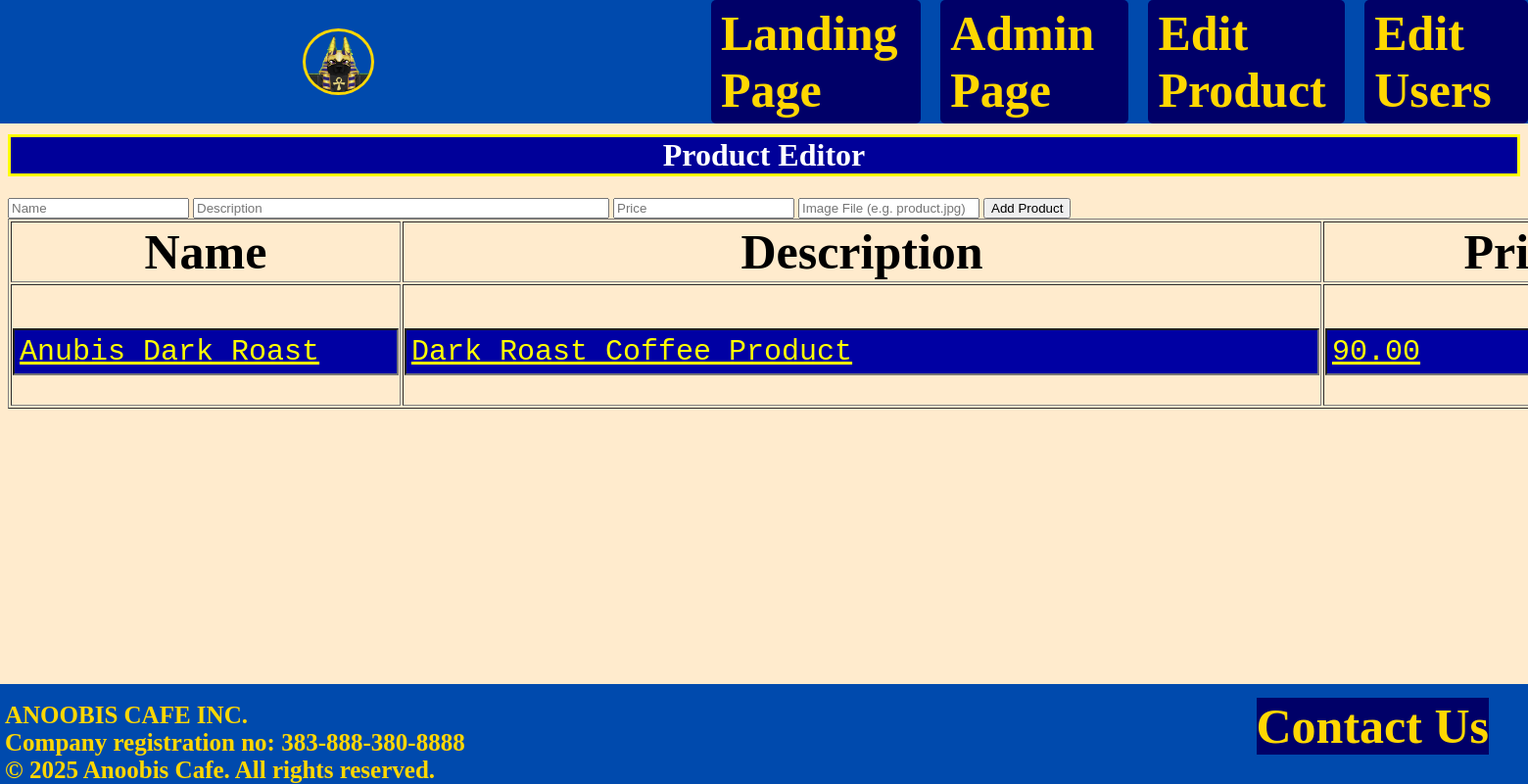
/editProduct.php, run on an earlier commit of the app's database.
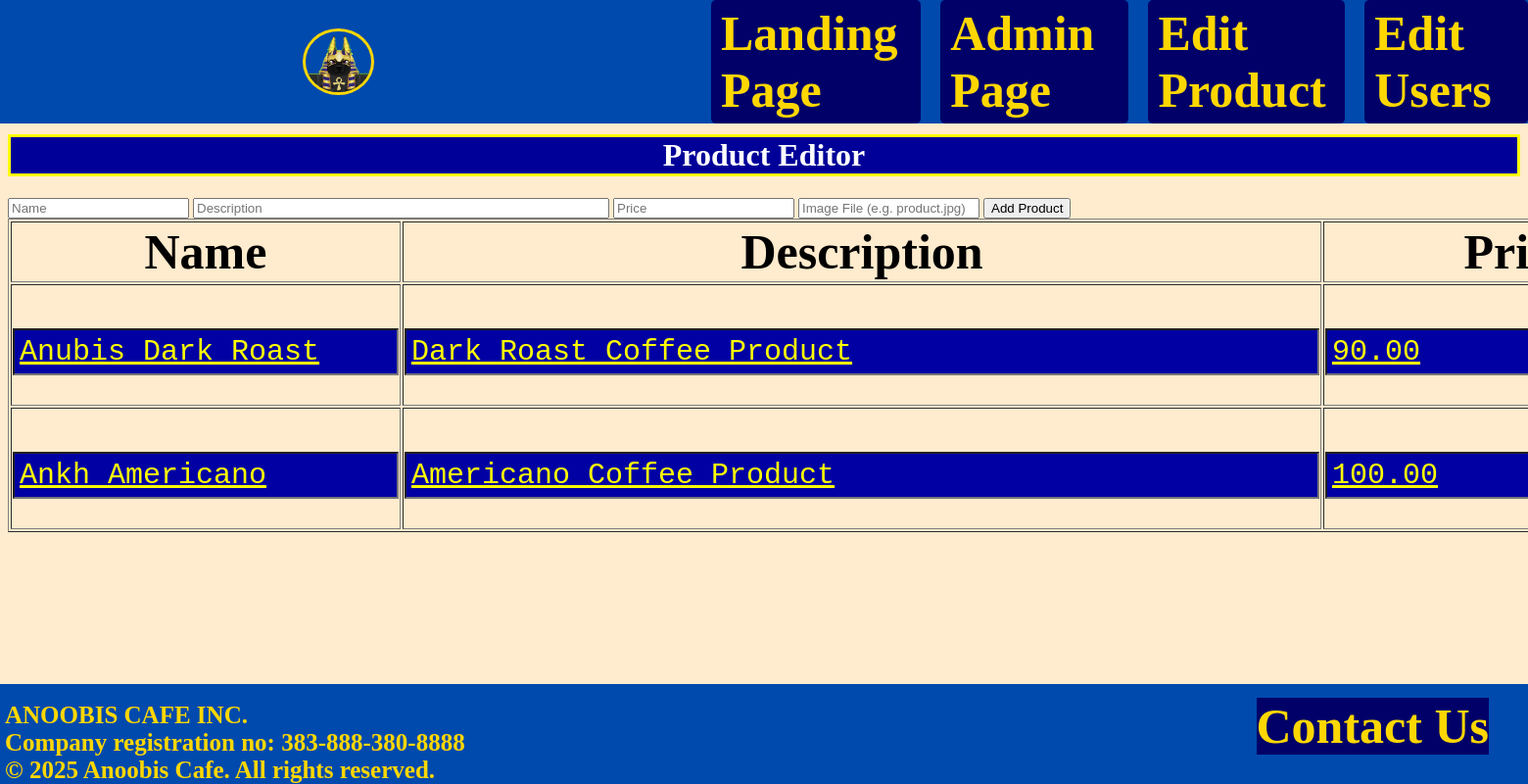
And on a later commit of the database.
### tables this page shows
CREATE TABLE `products` (
  `id` int(255) NOT NULL,
  `productName` varchar(255) NOT NULL,
  `productPrice` decimal(10,2) NOT NULL,
  `productDscrp` text NOT NULL,
  `productIMG` varchar(255) NOT NULL
);

### editProduct.php (the view, shortened to what this page needs)
<!DOCTYPE html>
<html lang="en">
<head>
    <link rel = "stylesheet" href = "styles_admin.css">
</head>
<body>
    <div class = "Top">
        <?php
            require ('adminHeader.php');
        ?>
    </div>
    <br><br><br><br><br><br>
    <?php
    $conn = mysqli_connect("localhost","root","","anoobis");
    $products = mysqli_query($conn,"SELECT * FROM products");
    ?>
    <h1>Product Editor</h1>
        <form method="POST">
            <input type="text" name="productName" placeholder="Name" required>
            <input type="text" name="productDscrp" size="50" placeholder="Description" required>
            <input type="number" step="0.01" name="productPrice" placeholder="Price" required>
            <input type="text" name="productIMG" placeholder="Image File (e.g. product.jpg)" required>
            <input type="submit" name="add" value = "Add Product">
        </form>
    <table border="1">
        <tr>
            <th>Name</th>
            <th>Description</th>
            <th>Price</th>
        </tr>
        <?php while($row = mysqli_fetch_assoc($products)) { ?>
            <form method="POST">
                <tr>
                    <td><input type="text" name="productName" value="<?= $row['productName'] ?>"></td>
                    <td><input type="text" name="productDscrp" size="50" value="<?= $row['productDscrp'] ?>"></td>
                    <td><input type="number" step="0.01" name="productPrice" value="<?= $row['productPrice'] ?>"></td>
                </tr>
            </form>
        <?php } ?>
    </table>
    <div class = "Bottom" >
        <?php
            require ('adminFooter.php');
        ?>
    </div>
</body>
</html>

What changed in the data, as far as the page shows it:
added products: productName "Ankh Americano", productDscrp "Americano Coffee Product", productPrice "100.00"
